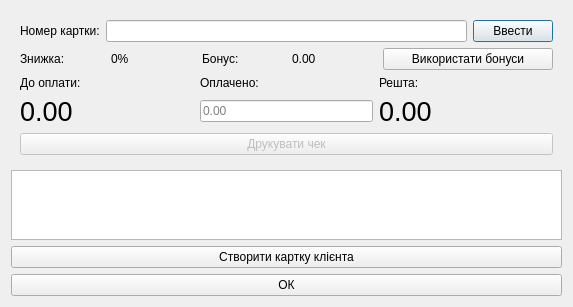
<?xml version="1.0" encoding="UTF-8"?>
<ui version="4.0">
 <class>CPayBillDialog</class>
 <widget class="QDialog" name="CPayBillDialog">
  <property name="geometry">
   <rect>
    <x>0</x>
    <y>0</y>
    <width>573</width>
    <height>306</height>
   </rect>
  </property>
  <property name="windowTitle">
   <string>Оплата чеку</string>
  </property>
  <layout class="QVBoxLayout" name="verticalLayout" stretch="0,0,0,0">
   <item>
    <widget class="QWidget" name="paySection" native="true">
     <layout class="QVBoxLayout" name="verticalLayout_2">
      <item>
       <layout class="QHBoxLayout" name="horizontalLayout_2">
        <property name="sizeConstraint">
         <enum>QLayout::SetMinimumSize</enum>
        </property>
        <item>
         <widget class="QLabel" name="label_4">
          <property name="text">
           <string>Номер картки:</string>
          </property>
         </widget>
        </item>
        <item>
         <widget class="QLineEdit" name="cardLineEdit">
          <property name="inputMask">
           <string>99999999</string>
          </property>
         </widget>
        </item>
        <item>
         <widget class="QPushButton" name="cardButton">
          <property name="text">
           <string>Ввести</string>
          </property>
         </widget>
        </item>
       </layout>
      </item>
      <item>
       <layout class="QHBoxLayout" name="horizontalLayout" stretch="1,1,1,1,2">
        <property name="sizeConstraint">
         <enum>QLayout::SetMinimumSize</enum>
        </property>
        <item>
         <widget class="QLabel" name="label_2">
          <property name="text">
           <string>Знижка:</string>
          </property>
         </widget>
        </item>
        <item>
         <widget class="QLabel" name="discountLabel">
          <property name="text">
           <string>0%</string>
          </property>
         </widget>
        </item>
        <item>
         <widget class="QLabel" name="label_3">
          <property name="text">
           <string>Бонус:</string>
          </property>
         </widget>
        </item>
        <item>
         <widget class="QLabel" name="bonusLabel">
          <property name="text">
           <string>0.00</string>
          </property>
         </widget>
        </item>
        <item>
         <widget class="QPushButton" name="bonusButton">
          <property name="toolTip">
           <string>Використати бонуси на картці (Ctrl+B)</string>
          </property>
          <property name="text">
           <string>Використати бонуси</string>
          </property>
         </widget>
        </item>
       </layout>
      </item>
      <item>
       <layout class="QGridLayout" name="gridLayout">
        <item row="0" column="2">
         <widget class="QLabel" name="label_5">
          <property name="text">
           <string>Оплачено:</string>
          </property>
         </widget>
        </item>
        <item row="1" column="0">
         <widget class="QLabel" name="costLabel">
          <property name="text">
           <string>&lt;html&gt;&lt;head/&gt;&lt;body&gt;&lt;p&gt;&lt;span style=&quot; font-size:20pt;&quot;&gt;0.00&lt;/span&gt;&lt;/p&gt;&lt;/body&gt;&lt;/html&gt;</string>
          </property>
         </widget>
        </item>
        <item row="1" column="4">
         <widget class="QLabel" name="changeLabel">
          <property name="text">
           <string>&lt;html&gt;&lt;head/&gt;&lt;body&gt;&lt;p&gt;&lt;span style=&quot; font-size:20pt;&quot;&gt;0.00&lt;/span&gt;&lt;/p&gt;&lt;/body&gt;&lt;/html&gt;</string>
          </property>
         </widget>
        </item>
        <item row="0" column="4">
         <widget class="QLabel" name="label_6">
          <property name="text">
           <string>Решта:</string>
          </property>
         </widget>
        </item>
        <item row="0" column="0">
         <widget class="QLabel" name="label">
          <property name="text">
           <string>До оплати:</string>
          </property>
         </widget>
        </item>
        <item row="1" column="2">
         <widget class="QLineEdit" name="paidLine">
          <property name="sizePolicy">
           <sizepolicy hsizetype="Minimum" vsizetype="Fixed">
            <horstretch>0</horstretch>
            <verstretch>0</verstretch>
           </sizepolicy>
          </property>
          <property name="placeholderText">
           <string>0.00</string>
          </property>
         </widget>
        </item>
       </layout>
      </item>
      <item>
       <widget class="QPushButton" name="printButton">
        <property name="enabled">
         <bool>false</bool>
        </property>
        <property name="sizePolicy">
         <sizepolicy hsizetype="Minimum" vsizetype="Expanding">
          <horstretch>0</horstretch>
          <verstretch>0</verstretch>
         </sizepolicy>
        </property>
        <property name="toolTip">
         <string>Друкувати чек (Ctrl+P)</string>
        </property>
        <property name="text">
         <string>Друкувати чек</string>
        </property>
       </widget>
      </item>
     </layout>
    </widget>
   </item>
   <item>
    <widget class="QPlainTextEdit" name="receipt">
     <property name="readOnly">
      <bool>true</bool>
     </property>
    </widget>
   </item>
   <item>
    <widget class="QPushButton" name="createCard">
     <property name="text">
      <string>Створити картку клієнта</string>
     </property>
    </widget>
   </item>
   <item>
    <widget class="QPushButton" name="okButton">
     <property name="text">
      <string>ОК</string>
     </property>
    </widget>
   </item>
  </layout>
 </widget>
 <connections/>
</ui>
